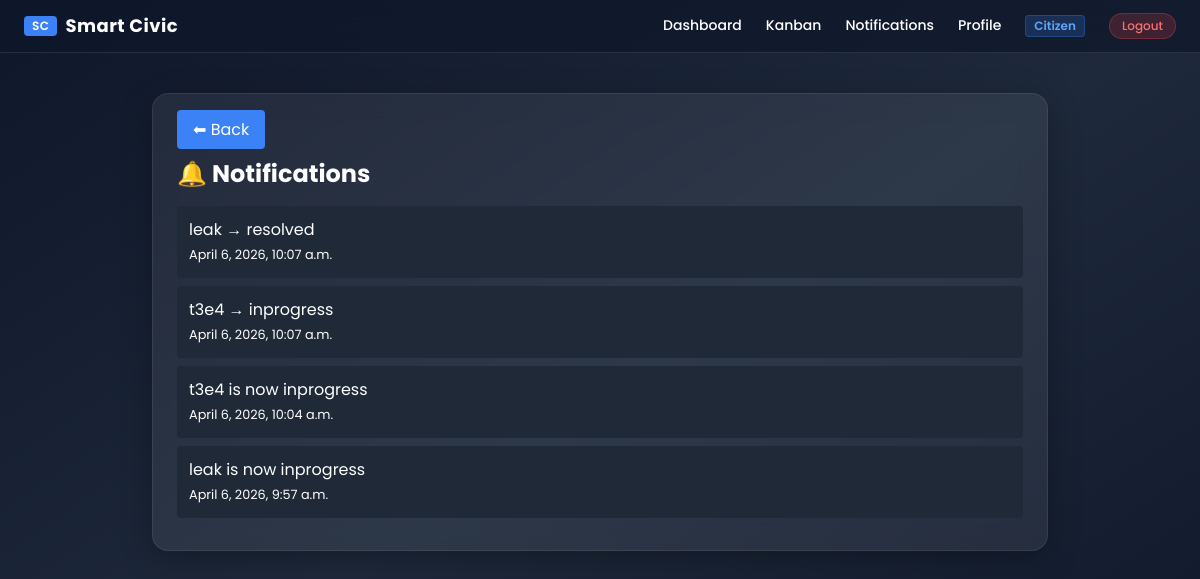
The page /complaints/notifications/ (signed in) on the database its author committed.
### complaints/models.py (models this page shows, shortened)
class Notification(models.Model):
    user = models.ForeignKey(User, on_delete=models.CASCADE, related_name='notifications')
    message = models.TextField()
    is_read = models.BooleanField(default=False)   # NEW: lets users mark notifications read
    created_at = models.DateTimeField(auto_now_add=True)
    class Meta:
        indexes = [
            models.Index(fields=['user', 'is_read']),
        ]
        ordering = ['-created_at']

### complaints/views.py (the view)
# urls.py: path('notifications/', notifications, name='notifications'),
@login_required
def notifications(request):
    notes = Notification.objects.filter(user=request.user)
    notes.filter(is_read=False).update(is_read=True)
    return render(request, 'notifications.html', {'notes': notes})

### templates/notifications.html
{% extends 'base.html' %}
{% block content %}
<div class="max-w-4xl mx-auto mt-10 glass-card p-6">
    <a href="/complaints/dashboard/" class="bg-blue-500 px-4 py-2 rounded text-white">⬅ Back</a>
    <h2 class="text-2xl font-bold mt-4 mb-4">🔔 Notifications</h2>
    {% for n in notes %}
        <div class="p-3 mb-2 bg-gray-800 rounded">
            {{ n.message }} <br>
            <small>{{ n.created_at }}</small>
        </div>
    {% empty %}
        <p>No notifications</p>
    {% endfor %}
</div>
{% endblock %}

### templates/base.html (style rules this page uses)
body { font-family: 'Poppins', sans-serif; }
.glass-card { background: rgba(255,255,255,0.07); backdrop-filter: blur(14px); border: 1px solid rgba(255,255,255,0.08); border-radius: 16px; padding: 16px; box-shadow: 0 8px 32px rgba(0,0,0,0.3); transition: all 0.3s ease; }

### rows shown on the page
Notification: message "leak → resolved", created_at "April 6, 2026, 10:07 a.m."
Notification: message "t3e4 → inprogress", created_at "April 6, 2026, 10:07 a.m."
Notification: message "t3e4 is now inprogress", created_at "April 6, 2026, 10:04 a.m."
Notification: message "leak is now inprogress", created_at "April 6, 2026, 9:57 a.m."
